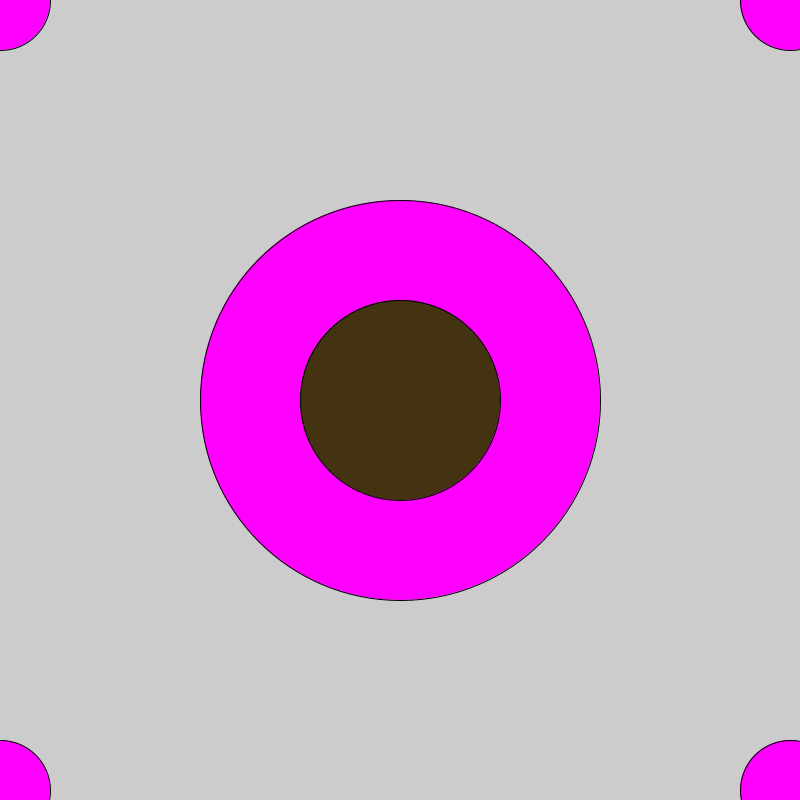
Frame 1 (no input)
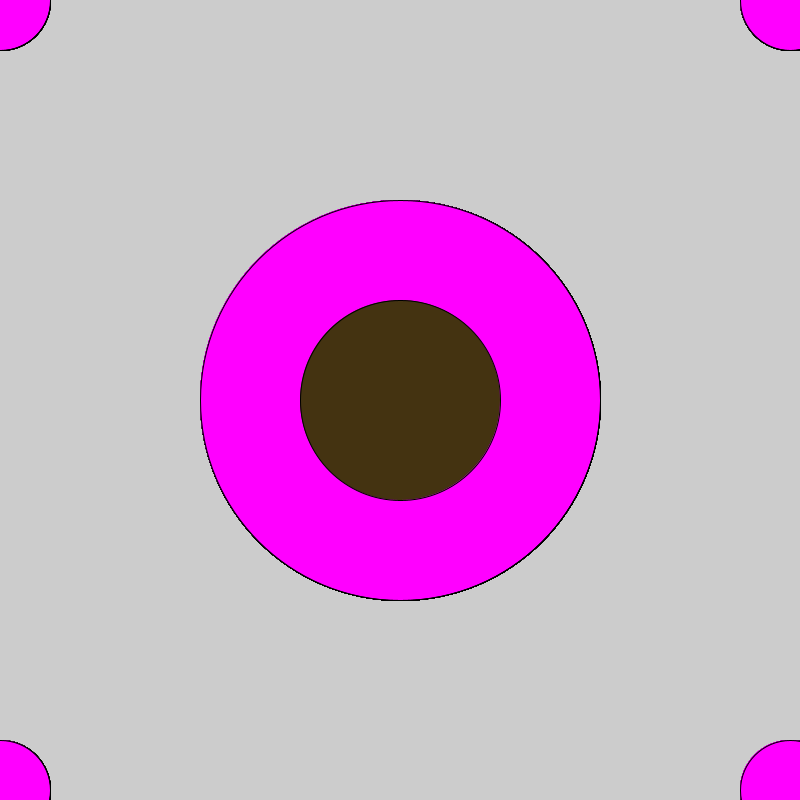
Frame 60 (the mouse pressed at the canvas centre just before this capture)
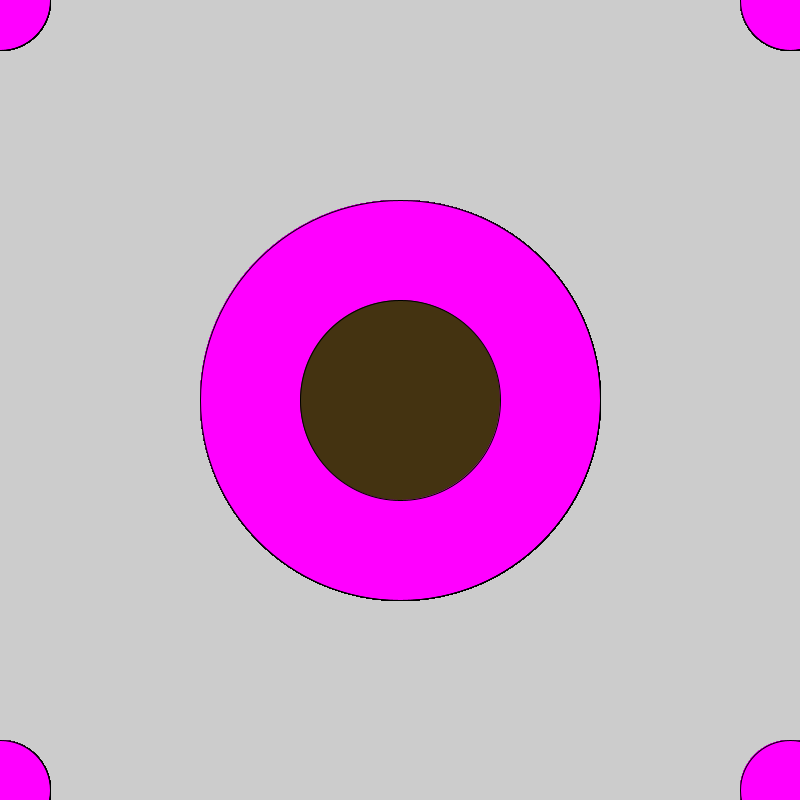
Frame 120 (the mouse held since frame 60 and released just before this capture)

The Processing sketch that drew these frames (run headless with seeded random() and noise(); from frame 60 on, the mouse is pressed at the canvas centre):

// Processing sketch: erick_s_wierd_eye_thing
// ── erick_s_wierd_eye_thing.pde
void setup ()  {
  size (800,800);
  
}
void draw () {
  fill(255,0,255);
  ellipse(400,400,400,400);
  ellipse(0,0,100,100);
  ellipse(790,790,100,100);
  ellipse(790,0,100,100);
  ellipse(0,790,100,100);
  fill(68,51,17);
  ellipse(400,400,200,200);
}
